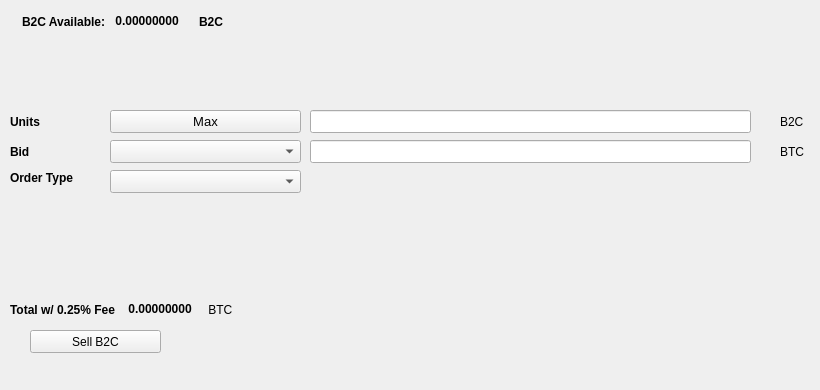
   <widget class="QWidget" name="SellTab">
    <attribute name="title">
     <string>Sell</string>
    </attribute>
    <widget class="QLabel" name="label_16">
     <property name="geometry">
      <rect>
       <x>780</x>
       <y>140</y>
       <width>31</width>
       <height>23</height>
      </rect>
     </property>
     <property name="text">
      <string>BTC</string>
     </property>
    </widget>
    <widget class="QComboBox" name="SellBidcomboBox">
     <property name="geometry">
      <rect>
       <x>110</x>
       <y>140</y>
       <width>191</width>
       <height>23</height>
      </rect>
     </property>
     <property name="font">
      <font>
       <pointsize>10</pointsize>
      </font>
     </property>
    </widget>
    <widget class="QLabel" name="label_18">
     <property name="geometry">
      <rect>
       <x>10</x>
       <y>110</y>
       <width>46</width>
       <height>23</height>
      </rect>
     </property>
     <property name="font">
      <font>
       <weight>75</weight>
       <bold>true</bold>
      </font>
     </property>
     <property name="text">
      <string>Units</string>
     </property>
    </widget>
    <widget class="QPushButton" name="Sell_Max_Amount">
     <property name="geometry">
      <rect>
       <x>110</x>
       <y>110</y>
       <width>191</width>
       <height>23</height>
      </rect>
     </property>
     <property name="font">
      <font>
       <pointsize>10</pointsize>
      </font>
     </property>
     <property name="text">
      <string>Max</string>
     </property>
    </widget>
    <widget class="QLabel" name="label_20">
     <property name="geometry">
      <rect>
       <x>10</x>
       <y>170</y>
       <width>91</width>
       <height>16</height>
      </rect>
     </property>
     <property name="font">
      <font>
       <weight>75</weight>
       <bold>true</bold>
      </font>
     </property>
     <property name="text">
      <string>Order Type</string>
     </property>
    </widget>
    <widget class="QComboBox" name="SellOrdertypeCombo">
     <property name="geometry">
      <rect>
       <x>110</x>
       <y>170</y>
       <width>191</width>
       <height>23</height>
      </rect>
     </property>
     <property name="font">
      <font>
       <pointsize>10</pointsize>
      </font>
     </property>
    </widget>
    <widget class="QLabel" name="label_21">
     <property name="geometry">
      <rect>
       <x>10</x>
       <y>140</y>
       <width>46</width>
       <height>23</height>
      </rect>
     </property>
     <property name="font">
      <font>
       <weight>75</weight>
       <bold>true</bold>
      </font>
     </property>
     <property name="text">
      <string>Bid</string>
     </property>
    </widget>
    <widget class="QLabel" name="label_22">
     <property name="geometry">
      <rect>
       <x>780</x>
       <y>110</y>
       <width>31</width>
       <height>23</height>
      </rect>
     </property>
     <property name="text">
      <string>B2C</string>
     </property>
    </widget>
    <widget class="QLineEdit" name="UnitsInputB2C">
     <property name="geometry">
      <rect>
       <x>310</x>
       <y>110</y>
       <width>441</width>
       <height>23</height>
      </rect>
     </property>
     <property name="font">
      <font>
       <pointsize>9</pointsize>
       <weight>75</weight>
       <bold>true</bold>
      </font>
     </property>
    </widget>
    <widget class="QLineEdit" name="SellBidPriceEdit">
     <property name="geometry">
      <rect>
       <x>310</x>
       <y>140</y>
       <width>441</width>
       <height>23</height>
      </rect>
     </property>
     <property name="font">
      <font>
       <pointsize>9</pointsize>
       <weight>75</weight>
       <bold>true</bold>
      </font>
     </property>
    </widget>
    <widget class="QPushButton" name="SellB2CBTN">
     <property name="geometry">
      <rect>
       <x>30</x>
       <y>330</y>
       <width>131</width>
       <height>23</height>
      </rect>
     </property>
     <property name="text">
      <string>Sell B2C</string>
     </property>
     <property name="icon">
      <iconset resource="../blackbearcoin">
       <normaloff>:/icons/bitcoin</normaloff>:/icons/bitcoin</iconset>
     </property>
    </widget>
    <widget class="QWidget" name="layoutWidget3">
     <property name="geometry">
      <rect>
       <x>22</x>
       <y>12</y>
       <width>258</width>
       <height>19</height>
      </rect>
     </property>
     <layout class="QHBoxLayout" name="horizontalLayout">
      <item>
       <widget class="QLabel" name="label232_2">
        <property name="font">
         <font>
          <weight>75</weight>
          <bold>true</bold>
         </font>
        </property>
        <property name="text">
         <string>B2C Available:</string>
        </property>
       </widget>
      </item>
      <item>
       <widget class="QLabel" name="B2CAvailableLabel">
        <property name="palette">
         <palette>
          <active>
           <colorrole role="WindowText">
            <brush brushstyle="SolidPattern">
             <color alpha="255">
              <red>0</red>
              <green>0</green>
              <blue>0</blue>
             </color>
            </brush>
           </colorrole>
           <colorrole role="Button">
            <brush brushstyle="SolidPattern">
             <color alpha="255">
              <red>0</red>
              <green>170</green>
              <blue>0</blue>
             </color>
            </brush>
           </colorrole>
           <colorrole role="Light">
            <brush brushstyle="SolidPattern">
             <color alpha="255">
              <red>0</red>
              <green>255</green>
              <blue>0</blue>
             </color>
            </brush>
           </colorrole>
           <colorrole role="Midlight">
            <brush brushstyle="SolidPattern">
             <color alpha="255">
              <red>0</red>
              <green>212</green>
              <blue>0</blue>
             </color>
            </brush>
           </colorrole>
           <colorrole role="Dark">
            <brush brushstyle="SolidPattern">
             <color alpha="255">
              <red>0</red>
              <green>85</green>
              <blue>0</blue>
             </color>
            </brush>
           </colorrole>
           <colorrole role="Mid">
            <brush brushstyle="SolidPattern">
             <color alpha="255">
              <red>0</red>
              <green>113</green>
              <blue>0</blue>
             </color>
            </brush>
           </colorrole>
           <colorrole role="Text">
            <brush brushstyle="SolidPattern">
             <color alpha="255">
              <red>0</red>
              <green>170</green>
              <blue>0</blue>
             </color>
            </brush>
           </colorrole>
           <colorrole role="BrightText">
            <brush brushstyle="SolidPattern">
             <color alpha="255">
              <red>255</red>
              <green>255</green>
              <blue>255</blue>
             </color>
            </brush>
           </colorrole>
           <colorrole role="ButtonText">
            <brush brushstyle="SolidPattern">
             <color alpha="255">
              <red>0</red>
              <green>0</green>
              <blue>0</blue>
             </color>
            </brush>
           </colorrole>
           <colorrole role="Base">
            <brush brushstyle="SolidPattern">
             <color alpha="255">
              <red>255</red>
              <green>255</green>
              <blue>255</blue>
             </color>
            </brush>
           </colorrole>
           <colorrole role="Window">
            <brush brushstyle="SolidPattern">
             <color alpha="255">
              <red>0</red>
              <green>170</green>
              <blue>0</blue>
             </color>
            </brush>
           </colorrole>
           <colorrole role="Shadow">
            <brush brushstyle="SolidPattern">
             <color alpha="255">
              <red>0</red>
              <green>0</green>
              <blue>0</blue>
             </color>
            </brush>
           </colorrole>
           <colorrole role="AlternateBase">
            <brush brushstyle="SolidPattern">
             <color alpha="255">
              <red>127</red>
              <green>212</green>
              <blue>127</blue>
             </color>
            </brush>
           </colorrole>
           <colorrole role="ToolTipBase">
            <brush brushstyle="SolidPattern">
             <color alpha="255">
              <red>255</red>
              <green>255</green>
              <blue>220</blue>
             </color>
            </brush>
           </colorrole>
           <colorrole role="ToolTipText">
            <brush brushstyle="SolidPattern">
             <color alpha="255">
              <red>0</red>
              <green>0</green>
              <blue>0</blue>
             </color>
            </brush>
           </colorrole>
          </active>
          <inactive>
           <colorrole role="WindowText">
            <brush brushstyle="SolidPattern">
             <color alpha="255">
              <red>0</red>
              <green>0</green>
              <blue>0</blue>
             </color>
            </brush>
           </colorrole>
           <colorrole role="Button">
            <brush brushstyle="SolidPattern">
             <color alpha="255">
              <red>0</red>
              <green>170</green>
              <blue>0</blue>
             </color>
            </brush>
           </colorrole>
           <colorrole role="Light">
            <brush brushstyle="SolidPattern">
             <color alpha="255">
              <red>0</red>
              <green>255</green>
              <blue>0</blue>
             </color>
            </brush>
           </colorrole>
           <colorrole role="Midlight">
            <brush brushstyle="SolidPattern">
             <color alpha="255">
              <red>0</red>
              <green>212</green>
              <blue>0</blue>
             </color>
            </brush>
           </colorrole>
           <colorrole role="Dark">
            <brush brushstyle="SolidPattern">
             <color alpha="255">
              <red>0</red>
              <green>85</green>
              <blue>0</blue>
             </color>
            </brush>
           </colorrole>
           <colorrole role="Mid">
            <brush brushstyle="SolidPattern">
             <color alpha="255">
              <red>0</red>
              <green>113</green>
              <blue>0</blue>
             </color>
            </brush>
           </colorrole>
           <colorrole role="Text">
            <brush brushstyle="SolidPattern">
             <color alpha="255">
              <red>0</red>
              <green>170</green>
              <blue>0</blue>
             </color>
            </brush>
           </colorrole>
           <colorrole role="BrightText">
            <brush brushstyle="SolidPattern">
             <color alpha="255">
              <red>255</red>
              <green>255</green>
              <blue>255</blue>
             </color>
            </brush>
           </colorrole>
           <colorrole role="ButtonText">
            <brush brushstyle="SolidPattern">
             <color alpha="255">
              <red>0</red>
              <green>0</green>
              <blue>0</blue>
             </color>
            </brush>
           </colorrole>
           <colorrole role="Base">
            <brush brushstyle="SolidPattern">
             <color alpha="255">
              <red>255</red>
              <green>255</green>
              <blue>255</blue>
             </color>
            </brush>
           </colorrole>
           <colorrole role="Window">
            <brush brushstyle="SolidPattern">
             <color alpha="255">
              <red>0</red>
              <green>170</green>
              <blue>0</blue>
             </color>
            </brush>
           </colorrole>
           <colorrole role="Shadow">
            <brush brushstyle="SolidPattern">
             <color alpha="255">
              <red>0</red>
              <green>0</green>
              <blue>0</blue>
             </color>
            </brush>
           </colorrole>
           <colorrole role="AlternateBase">
            <brush brushstyle="SolidPattern">
             <color alpha="255">
              <red>127</red>
              <green>212</green>
              <blue>127</blue>
             </color>
            </brush>
           </colorrole>
           <colorrole role="ToolTipBase">
            <brush brushstyle="SolidPattern">
             <color alpha="255">
              <red>255</red>
              <green>255</green>
              <blue>220</blue>
             </color>
            </brush>
           </colorrole>
           <colorrole role="ToolTipText">
            <brush brushstyle="SolidPattern">
             <color alpha="255">
              <red>0</red>
              <green>0</green>
              <blue>0</blue>
             </color>
            </brush>
           </colorrole>
          </inactive>
          <disabled>
           <colorrole role="WindowText">
            <brush brushstyle="SolidPattern">
             <color alpha="255">
              <red>0</red>
              <green>85</green>
              <blue>0</blue>
             </color>
            </brush>
           </colorrole>
           <colorrole role="Button">
            <brush brushstyle="SolidPattern">
             <color alpha="255">
              <red>0</red>
              <green>170</green>
              <blue>0</blue>
             </color>
            </brush>
           </colorrole>
           <colorrole role="Light">
            <brush brushstyle="SolidPattern">
             <color alpha="255">
              <red>0</red>
              <green>255</green>
              <blue>0</blue>
             </color>
            </brush>
           </colorrole>
           <colorrole role="Midlight">
            <brush brushstyle="SolidPattern">
             <color alpha="255">
              <red>0</red>
              <green>212</green>
              <blue>0</blue>
             </color>
            </brush>
           </colorrole>
           <colorrole role="Dark">
            <brush brushstyle="SolidPattern">
             <color alpha="255">
              <red>0</red>
              <green>85</green>
              <blue>0</blue>
             </color>
            </brush>
           </colorrole>
           <colorrole role="Mid">
            <brush brushstyle="SolidPattern">
             <color alpha="255">
              <red>0</red>
              <green>113</green>
              <blue>0</blue>
             </color>
            </brush>
           </colorrole>
           <colorrole role="Text">
            <brush brushstyle="SolidPattern">
             <color alpha="255">
              <red>0</red>
              <green>85</green>
              <blue>0</blue>
             </color>
            </brush>
           </colorrole>
           <colorrole role="BrightText">
            <brush brushstyle="SolidPattern">
             <color alpha="255">
              <red>255</red>
              <green>255</green>
              <blue>255</blue>
             </color>
            </brush>
           </colorrole>
           <colorrole role="ButtonText">
            <brush brushstyle="SolidPattern">
             <color alpha="255">
              <red>0</red>
              <green>85</green>
              <blue>0</blue>
             </color>
            </brush>
           </colorrole>
           <colorrole role="Base">
            <brush brushstyle="SolidPattern">
             <color alpha="255">
              <red>0</red>
              <green>170</green>
              <blue>0</blue>
             </color>
            </brush>
           </colorrole>
           <colorrole role="Window">
            <brush brushstyle="SolidPattern">
             <color alpha="255">
              <red>0</red>
              <green>170</green>
              <blue>0</blue>
             </color>
            </brush>
           </colorrole>
           <colorrole role="Shadow">
            <brush brushstyle="SolidPattern">
             <color alpha="255">
              <red>0</red>
              <green>0</green>
              <blue>0</blue>
             </color>
            </brush>
           </colorrole>
           <colorrole role="AlternateBase">
            <brush brushstyle="SolidPattern">
             <color alpha="255">
              <red>0</red>
              <green>170</green>
              <blue>0</blue>
             </color>
            </brush>
           </colorrole>
           <colorrole role="ToolTipBase">
            <brush brushstyle="SolidPattern">
             <color alpha="255">
              <red>255</red>
              <green>255</green>
              <blue>220</blue>
             </color>
            </brush>
           </colorrole>
           <colorrole role="ToolTipText">
            <brush brushstyle="SolidPattern">
             <color alpha="255">
              <red>0</red>
              <green>0</green>
              <blue>0</blue>
             </color>
            </brush>
           </colorrole>
          </disabled>
         </palette>
        </property>
        <property name="font">
         <font>
          <weight>75</weight>
          <bold>true</bold>
         </font>
        </property>
        <property name="text">
         <string> 0.00000000 </string>
        </property>
        <property name="textInteractionFlags">
         <set>Qt::LinksAccessibleByMouse|Qt::TextSelectableByKeyboard|Qt::TextSelectableByMouse</set>
        </property>
       </widget>
      </item>
      <item>
       <widget class="QLabel" name="labelB2C">
        <property name="font">
         <font>
          <weight>75</weight>
          <bold>true</bold>
         </font>
        </property>
        <property name="text">
         <string>B2C</string>
        </property>
       </widget>
      </item>
     </layout>
    </widget>
    <widget class="QWidget" name="layoutWidget">
     <property name="geometry">
      <rect>
       <x>10</x>
       <y>300</y>
       <width>268</width>
       <height>19</height>
      </rect>
     </property>
     <layout class="QHBoxLayout" name="horizontalLayout_2">
      <item>
       <widget class="QLabel" name="label_19">
        <property name="font">
         <font>
          <weight>75</weight>
          <bold>true</bold>
         </font>
        </property>
        <property name="text">
         <string>Total w/ 0.25% Fee </string>
        </property>
       </widget>
      </item>
      <item>
       <widget class="QLabel" name="SellCostLabel">
        <property name="palette">
         <palette>
          <active>
           <colorrole role="WindowText">
            <brush brushstyle="SolidPattern">
             <color alpha="255">
              <red>0</red>
              <green>0</green>
              <blue>0</blue>
             </color>
            </brush>
           </colorrole>
           <colorrole role="Button">
            <brush brushstyle="SolidPattern">
             <color alpha="255">
              <red>0</red>
              <green>170</green>
              <blue>0</blue>
             </color>
            </brush>
           </colorrole>
           <colorrole role="Light">
            <brush brushstyle="SolidPattern">
             <color alpha="255">
              <red>0</red>
              <green>255</green>
              <blue>0</blue>
             </color>
            </brush>
           </colorrole>
           <colorrole role="Midlight">
            <brush brushstyle="SolidPattern">
             <color alpha="255">
              <red>0</red>
              <green>212</green>
              <blue>0</blue>
             </color>
            </brush>
           </colorrole>
           <colorrole role="Dark">
            <brush brushstyle="SolidPattern">
             <color alpha="255">
              <red>0</red>
              <green>85</green>
              <blue>0</blue>
             </color>
            </brush>
           </colorrole>
           <colorrole role="Mid">
            <brush brushstyle="SolidPattern">
             <color alpha="255">
              <red>0</red>
              <green>113</green>
              <blue>0</blue>
             </color>
            </brush>
           </colorrole>
           <colorrole role="Text">
            <brush brushstyle="SolidPattern">
             <color alpha="255">
              <red>0</red>
              <green>170</green>
              <blue>0</blue>
             </color>
            </brush>
           </colorrole>
           <colorrole role="BrightText">
            <brush brushstyle="SolidPattern">
             <color alpha="255">
              <red>255</red>
              <green>255</green>
              <blue>255</blue>
             </color>
            </brush>
           </colorrole>
           <colorrole role="ButtonText">
            <brush brushstyle="SolidPattern">
             <color alpha="255">
              <red>0</red>
              <green>0</green>
              <blue>0</blue>
             </color>
            </brush>
           </colorrole>
           <colorrole role="Base">
            <brush brushstyle="SolidPattern">
             <color alpha="255">
              <red>255</red>
              <green>255</green>
              <blue>255</blue>
             </color>
            </brush>
           </colorrole>
           <colorrole role="Window">
            <brush brushstyle="SolidPattern">
             <color alpha="255">
              <red>0</red>
              <green>170</green>
              <blue>0</blue>
             </color>
            </brush>
           </colorrole>
           <colorrole role="Shadow">
            <brush brushstyle="SolidPattern">
             <color alpha="255">
              <red>0</red>
              <green>0</green>
              <blue>0</blue>
             </color>
            </brush>
           </colorrole>
           <colorrole role="AlternateBase">
            <brush brushstyle="SolidPattern">
             <color alpha="255">
              <red>127</red>
              <green>212</green>
              <blue>127</blue>
             </color>
            </brush>
           </colorrole>
           <colorrole role="ToolTipBase">
            <brush brushstyle="SolidPattern">
             <color alpha="255">
              <red>255</red>
              <green>255</green>
              <blue>220</blue>
             </color>
            </brush>
           </colorrole>
           <colorrole role="ToolTipText">
            <brush brushstyle="SolidPattern">
             <color alpha="255">
              <red>0</red>
              <green>0</green>
              <blue>0</blue>
             </color>
            </brush>
           </colorrole>
          </active>
          <inactive>
           <colorrole role="WindowText">
            <brush brushstyle="SolidPattern">
             <color alpha="255">
              <red>0</red>
              <green>0</green>
              <blue>0</blue>
             </color>
            </brush>
           </colorrole>
           <colorrole role="Button">
            <brush brushstyle="SolidPattern">
             <color alpha="255">
              <red>0</red>
              <green>170</green>
              <blue>0</blue>
             </color>
            </brush>
           </colorrole>
           <colorrole role="Light">
            <brush brushstyle="SolidPattern">
             <color alpha="255">
              <red>0</red>
              <green>255</green>
              <blue>0</blue>
             </color>
            </brush>
           </colorrole>
           <colorrole role="Midlight">
            <brush brushstyle="SolidPattern">
             <color alpha="255">
              <red>0</red>
              <green>212</green>
              <blue>0</blue>
             </color>
            </brush>
           </colorrole>
           <colorrole role="Dark">
            <brush brushstyle="SolidPattern">
             <color alpha="255">
              <red>0</red>
              <green>85</green>
              <blue>0</blue>
             </color>
            </brush>
           </colorrole>
           <colorrole role="Mid">
            <brush brushstyle="SolidPattern">
             <color alpha="255">
              <red>0</red>
              <green>113</green>
              <blue>0</blue>
             </color>
            </brush>
           </colorrole>
           <colorrole role="Text">
            <brush brushstyle="SolidPattern">
             <color alpha="255">
              <red>0</red>
              <green>170</green>
              <blue>0</blue>
             </color>
            </brush>
           </colorrole>
           <colorrole role="BrightText">
            <brush brushstyle="SolidPattern">
             <color alpha="255">
              <red>255</red>
              <green>255</green>
              <blue>255</blue>
             </color>
            </brush>
           </colorrole>
           <colorrole role="ButtonText">
            <brush brushstyle="SolidPattern">
             <color alpha="255">
              <red>0</red>
              <green>0</green>
              <blue>0</blue>
             </color>
            </brush>
           </colorrole>
           <colorrole role="Base">
            <brush brushstyle="SolidPattern">
             <color alpha="255">
              <red>255</red>
              <green>255</green>
              <blue>255</blue>
             </color>
            </brush>
           </colorrole>
           <colorrole role="Window">
            <brush brushstyle="SolidPattern">
             <color alpha="255">
              <red>0</red>
              <green>170</green>
              <blue>0</blue>
             </color>
            </brush>
           </colorrole>
           <colorrole role="Shadow">
            <brush brushstyle="SolidPattern">
             <color alpha="255">
              <red>0</red>
              <green>0</green>
              <blue>0</blue>
             </color>
            </brush>
           </colorrole>
           <colorrole role="AlternateBase">
            <brush brushstyle="SolidPattern">
             <color alpha="255">
              <red>127</red>
              <green>212</green>
              <blue>127</blue>
             </color>
            </brush>
           </colorrole>
           <colorrole role="ToolTipBase">
            <brush brushstyle="SolidPattern">
             <color alpha="255">
              <red>255</red>
              <green>255</green>
              <blue>220</blue>
             </color>
            </brush>
           </colorrole>
           <colorrole role="ToolTipText">
            <brush brushstyle="SolidPattern">
             <color alpha="255">
              <red>0</red>
              <green>0</green>
              <blue>0</blue>
             </color>
            </brush>
           </colorrole>
          </inactive>
          <disabled>
           <colorrole role="WindowText">
            <brush brushstyle="SolidPattern">
             <color alpha="255">
              <red>0</red>
              <green>85</green>
              <blue>0</blue>
             </color>
            </brush>
           </colorrole>
           <colorrole role="Button">
            <brush brushstyle="SolidPattern">
             <color alpha="255">
              <red>0</red>
              <green>170</green>
              <blue>0</blue>
             </color>
            </brush>
           </colorrole>
           <colorrole role="Light">
            <brush brushstyle="SolidPattern">
             <color alpha="255">
              <red>0</red>
              <green>255</green>
              <blue>0</blue>
             </color>
            </brush>
           </colorrole>
           <colorrole role="Midlight">
            <brush brushstyle="SolidPattern">
             <color alpha="255">
              <red>0</red>
              <green>212</green>
              <blue>0</blue>
             </color>
            </brush>
           </colorrole>
           <colorrole role="Dark">
            <brush brushstyle="SolidPattern">
             <color alpha="255">
              <red>0</red>
              <green>85</green>
              <blue>0</blue>
             </color>
            </brush>
           </colorrole>
           <colorrole role="Mid">
            <brush brushstyle="SolidPattern">
             <color alpha="255">
              <red>0</red>
              <green>113</green>
              <blue>0</blue>
             </color>
            </brush>
           </colorrole>
           <colorrole role="Text">
            <brush brushstyle="SolidPattern">
             <color alpha="255">
              <red>0</red>
              <green>85</green>
              <blue>0</blue>
             </color>
            </brush>
           </colorrole>
           <colorrole role="BrightText">
            <brush brushstyle="SolidPattern">
             <color alpha="255">
              <red>255</red>
              <green>255</green>
              <blue>255</blue>
             </color>
            </brush>
           </colorrole>
           <colorrole role="ButtonText">
            <brush brushstyle="SolidPattern">
             <color alpha="255">
              <red>0</red>
              <green>85</green>
              <blue>0</blue>
             </color>
            </brush>
           </colorrole>
           <colorrole role="Base">
            <brush brushstyle="SolidPattern">
             <color alpha="255">
              <red>0</red>
              <green>170</green>
              <blue>0</blue>
             </color>
            </brush>
           </colorrole>
           <colorrole role="Window">
            <brush brushstyle="SolidPattern">
             <color alpha="255">
              <red>0</red>
              <green>170</green>
              <blue>0</blue>
             </color>
            </brush>
           </colorrole>
           <colorrole role="Shadow">
            <brush brushstyle="SolidPattern">
             <color alpha="255">
              <red>0</red>
              <green>0</green>
              <blue>0</blue>
             </color>
            </brush>
           </colorrole>
           <colorrole role="AlternateBase">
            <brush brushstyle="SolidPattern">
             <color alpha="255">
              <red>0</red>
              <green>170</green>
              <blue>0</blue>
             </color>
            </brush>
           </colorrole>
           <colorrole role="ToolTipBase">
            <brush brushstyle="SolidPattern">
             <color alpha="255">
              <red>255</red>
              <green>255</green>
              <blue>220</blue>
             </color>
            </brush>
           </colorrole>
           <colorrole role="ToolTipText">
            <brush brushstyle="SolidPattern">
             <color alpha="255">
              <red>0</red>
              <green>0</green>
              <blue>0</blue>
             </color>
            </brush>
           </colorrole>
          </disabled>
         </palette>
        </property>
        <property name="font">
         <font>
          <weight>75</weight>
          <bold>true</bold>
         </font>
        </property>
        <property name="autoFillBackground">
         <bool>false</bool>
        </property>
        <property name="text">
         <string> 0.00000000</string>
        </property>
        <property name="textInteractionFlags">
         <set>Qt::LinksAccessibleByMouse|Qt::TextSelectableByMouse</set>
        </property>
       </widget>
      </item>
      <item>
       <widget class="QLabel" name="label_17">
        <property name="font">
         <font>
          <weight>50</weight>
          <bold>false</bold>
         </font>
        </property>
        <property name="text">
         <string> BTC</string>
        </property>
       </widget>
      </item>
     </layout>
    </widget>
    <widget class="QLabel" name="label_23">
     <property name="geometry">
      <rect>
       <x>460</x>
       <y>300</y>
       <width>281</width>
       <height>81</height>
      </rect>
     </property>
     <property name="text">
      <string/>
     </property>
     <property name="pixmap">
      <pixmap>:/images/bittrex</pixmap>
     </property>
    </widget>
   </widget>
